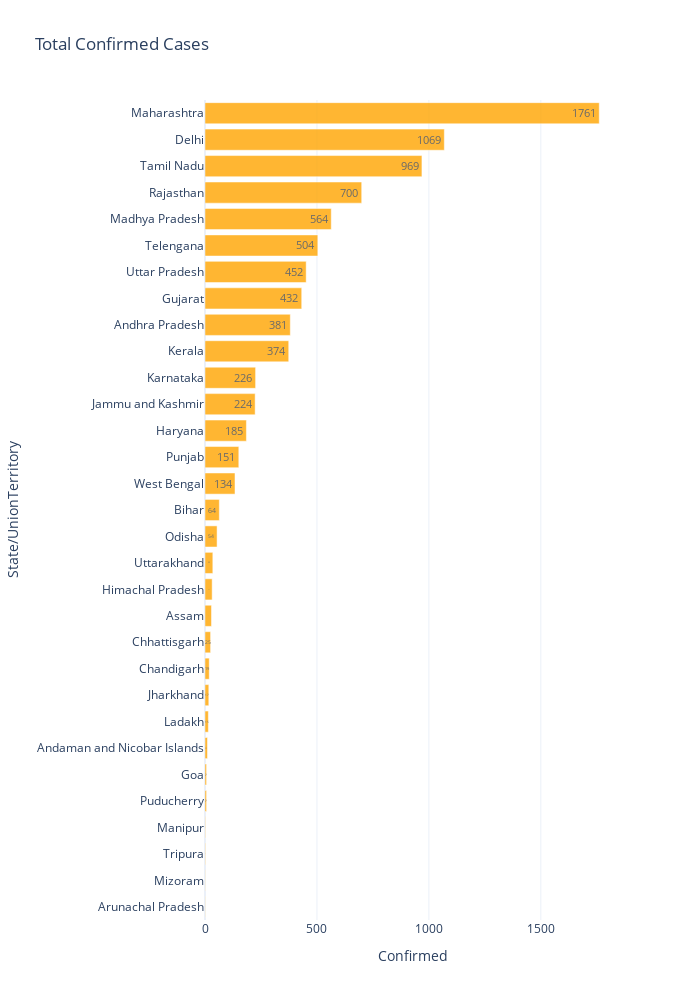

Here is the notebook cell this chart was saved with:
### Code cell
fig = px.bar(state_cases.sort_values('Confirmed', ascending= False).sort_values('Confirmed', ascending=True), 
             x="Confirmed", y="State/UnionTerritory", 
             title='Total Confirmed Cases', 
             text='Confirmed', 
             orientation='h', 
             width=700, height=1000)
fig.update_traces(marker_color='#FFA500', opacity=0.8, textposition='inside')

fig.update_layout(template = 'plotly_white')
fig.show()

### Figure 1 — Plotly figure (JSON) as saved in the notebook; plotly's stock layout.template omitted (floating-point values rounded to 4 significant figures)
{"data": [{"alignmentgroup": "True", "hoverlabel": {"namelength": 0}, "hovertemplate": "Confirmed=%{text}<br>State/UnionTerritory=%{y}", "legendgroup": "", "marker": {"color": "#FFA500"}, "name": "", "offsetgroup": "", "opacity": 0.8, "orientation": "h", "showlegend": false, "text": [1.0, 1.0, 2.0, 2.0, 7.0, 7.0, 11.0, 15.0, 17.0, 19.0, 25.0, 29.0, 32.0, 35.0, 54.0, 64.0, 134.0, 151.0, 185.0, 224.0, 226.0, 374.0, 381.0, 432.0, 452.0, 504.0, 564.0, 700.0, 969.0, 1069.0, 1761.0], "textposition": "inside", "type": "bar", "x": [1, 1, 2, 2, 7, 7, 11, 15, 17, 19, 25, 29, 32, 35, 54, 64, 134, 151, 185, 224, 226, 374, 381, 432, 452, 504, 564, 700, 969, 1069, 1761], "xaxis": "x", "y": ["Arunachal Pradesh", "Mizoram", "Tripura", "Manipur", "Puducherry", "Goa", "Andaman and Nicobar Islands", "Ladakh", "Jharkhand", "Chandigarh", "Chhattisgarh", "Assam", "Himachal Pradesh", "Uttarakhand", "Odisha", "Bihar", "West Bengal", "Punjab", "Haryana", "Jammu and Kashmir", "Karnataka", "Kerala", "Andhra Pradesh", "Gujarat", "Uttar Pradesh", "Telengana", "Madhya Pradesh", "Rajasthan", "Tamil Nadu", "Delhi", "Maharashtra"], "yaxis": "y"}], "layout": {"barmode": "relative", "height": 1000, "legend": {"tracegroupgap": 0}, "title": {"text": "Total Confirmed Cases"}, "width": 700, "xaxis": {"anchor": "y", "domain": [0.0, 1.0], "title": {"text": "Confirmed"}}, "yaxis": {"anchor": "x", "domain": [0.0, 1.0], "title": {"text": "State/UnionTerritory"}}}}
